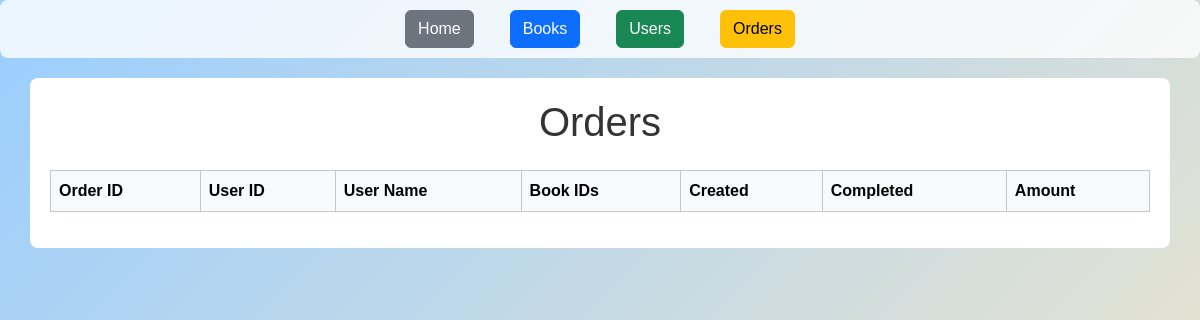
The page /orders on the database as committed earlier.
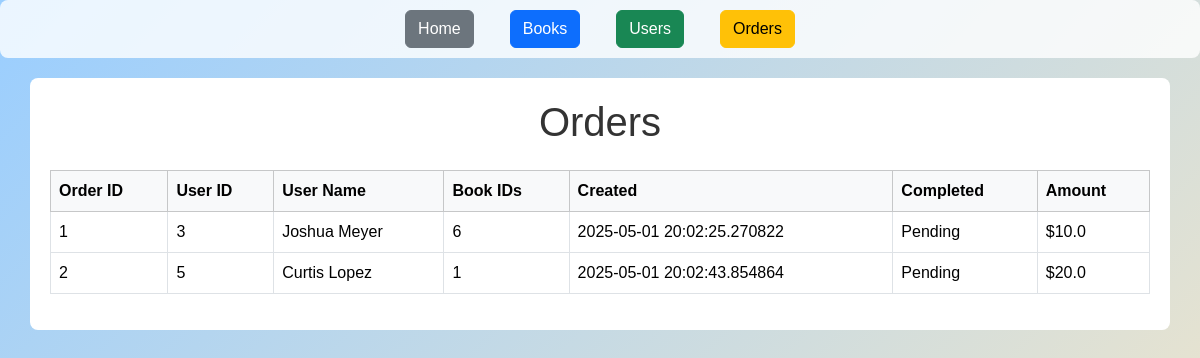
The same page on the database as committed later.
### models/order.py (models this page shows)
class Order(db.Model):
    __tablename__ = 'orders'
    id = db.mapped_column(Integer, primary_key=True)
    user_id = db.mapped_column(Integer, ForeignKey('user.id'))
    date_created = db.mapped_column(DateTime)
    date_completed = db.mapped_column(DateTime, nullable=True)
    amount = db.mapped_column(Float, nullable=False)
    user = relationship("User", back_populates="orders")
    items = relationship("Orderbook", back_populates="order")

### models/user.py (models this page shows)
class User(db.Model):
    __tablename__ = 'user'
    id = db.mapped_column(Integer, primary_key=True)
    name = db.mapped_column(String)
    phone = db.mapped_column(String)
    orders = db.relationship("Order", back_populates='user')

### models/orderbook.py (models this page shows)
class Orderbook(db.Model):  # renamed to match your __all__ import
    __tablename__ = 'orderbook'
    book_id = db.mapped_column(ForeignKey("book.id"), primary_key=True)
    order_id = db.mapped_column(ForeignKey("orders.id"), primary_key=True)
    quantity = db.mapped_column(Integer, nullable=False)
    book = relationship("Book")
    order = relationship("Order", back_populates="items")

### app.py (the view)
@app.route("/orders")
def orders():
    orders = db.session.execute(db.select(Order)).scalars().all()
    return render_template("orders.html", orders=orders)

### templates/orders.html (shortened to what this page needs)
{% extends "base.html" %}
{% block content %}
<h1 class="text-center mb-4">Orders</h1>
<table class="table table-bordered">
    <thead class="table-light">
        <tr>
            <th>Order ID</th>
            <th>User ID</th>
            <th>User Name</th>
            <th>Book IDs</th>
            <th>Created</th>
            <th>Completed</th>
            <th>Amount</th>
        </tr>
    </thead>
    <tbody>
        {% for order in orders %}
        <tr>
            <td>{{ order.id }}</td>
            <td>{{ order.user.id if order.user else 'N/A' }}</td>
            <td>{{ order.user.name if order.user else 'N/A' }}</td>
            <td>
                {% for item in order.items %}
                    {{ item.book_id }}{% if not loop.last %}, {% endif %}
                {% endfor %}
            </td>
            <td>{{ order.date_created }}</td>
            <td>{{ order.date_completed or 'Pending' }}</td>
            <td>${{ order.amount }}</td>
        </tr>
        {% endfor %}
    </tbody>
</table>
{% endblock %}

Rows that differ between the two databases and show on the page:
added Order: id "1", user "3", user "Joshua Meyer", date_created "2025-05-01 20:02:25.270822", date_completed "Pending", amount "10.0"
added Orderbook: book_id "6", shown under "1"
added Order: id "2", user "5", user "Curtis Lopez", date_created "2025-05-01 20:02:43.854864", date_completed "Pending", amount "20.0"
added Orderbook: book_id "1", shown under "2"
